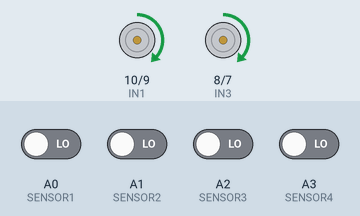
Simulated run of this sketch. Board: Arduino Uno, built with avr-gcc and run on an emulated ATmega328P. Parts: motor-driver pin pairs drawn as motors (green arrow = first pin HIGH = forward, orange = second pin HIGH = backward, longer = more drive, scaled by the enable pin). The test bench sets the inputs (shaded band); at power-on: A0 (SENSOR1), A1 (SENSOR2), A2 (SENSOR3), A3 (SENSOR4) LOW.

Above: at 1.2 s.
1.3 s: A0 (SENSOR1) driven HIGH
At 1.7 s:
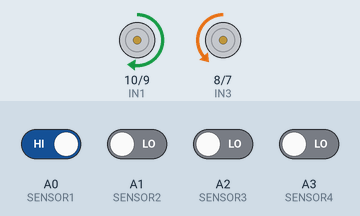
2.8 s: A1 (SENSOR2) driven HIGH
At 4.0 s:
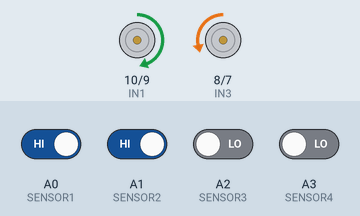
4.3 s: A0 (SENSOR1) driven LOW and A1 (SENSOR2) driven LOW and A2 (SENSOR3) driven HIGH and A3 (SENSOR4) driven HIGH
At 5.1 s:
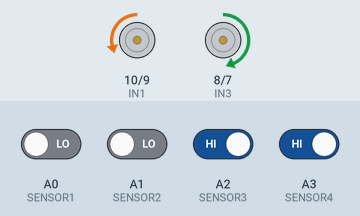
7.3 s: A2 (SENSOR3) driven LOW
At 7.8 s:
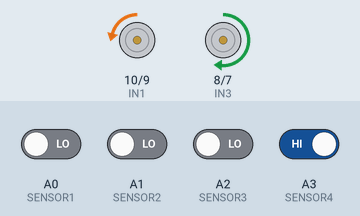
9.4 s: A2 (SENSOR3) driven HIGH
At 10.2 s:
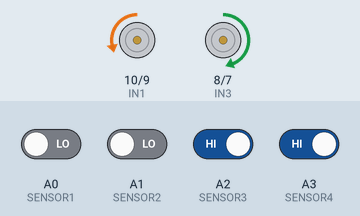
10.9 s: A0 (SENSOR1) driven HIGH and A1 (SENSOR2) driven HIGH
At 11.4 s:
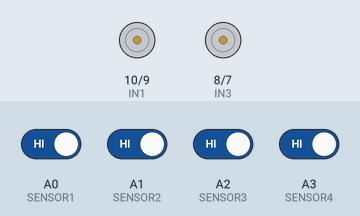
Timing chart, 0 to 13.4 s (numbered marks = the images above; inputs shaded):
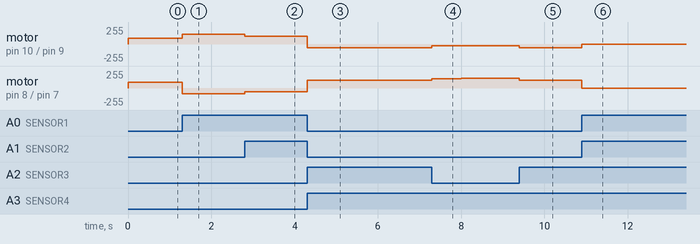

Measured:
- after the input at 1.3 s, motor on pin 10 (IN1) / pin 9 (IN2): forward 85/255 → forward 143/255 at once; motor on pin 8 (IN3) / pin 7 (IN4): forward 85/255 → backward 85/255 at once
- after the input at 2.8 s, motor on pin 10 (IN1) / pin 9 (IN2): forward 143/255 → forward 114/255 at once; motor on pin 8 (IN3) / pin 7 (IN4): backward 85/255 → backward 55/255 at once
- after the input at 4.3 s, motor on pin 10 (IN1) / pin 9 (IN2): forward 114/255 → backward 56/255 at once; motor on pin 8 (IN3) / pin 7 (IN4): backward 55/255 → forward 113/255 at once
- after the input at 7.3 s, motor on pin 10 (IN1) / pin 9 (IN2): backward 56/255 → backward 27/255 at once, → backward 26/255 0.70 s later; motor on pin 8 (IN3) / pin 7 (IN4): forward 113/255 → forward 142/255 at once, → forward 143/255 0.70 s later
- after the input at 9.4 s, motor on pin 10 (IN1) / pin 9 (IN2): backward 26/255 → backward 55/255 at once; motor on pin 8 (IN3) / pin 7 (IN4): forward 143/255 → forward 114/255 at once
- after the input at 10.9 s, motor on pin 10 (IN1) / pin 9 (IN2): backward 55/255 → stopped at once; motor on pin 8 (IN3) / pin 7 (IN4): forward 114/255 → stopped at once

The sketch:

config2-pid.ino
```cpp
/*
0 ÷ 255 for motor speeds
0 - low speed, 255 - high speed

IR sensors:
over black: 1
over white: 0
*/

#include "defines.h"

void setup()
{
  pinMode(ENA, OUTPUT);
  pinMode(ENB, OUTPUT);

  pinMode(IN1, OUTPUT);
  pinMode(IN2, OUTPUT);
  pinMode(IN3, OUTPUT);
  pinMode(IN4, OUTPUT);

  pinMode(SENSOR1, INPUT);
  pinMode(SENSOR2, INPUT);
  pinMode(SENSOR3, INPUT);
  pinMode(SENSOR4, INPUT);
}

void loop()
{
  readSensorInput();

  calculateError();

  if (status != END)
  {
    calculatePID();
    setSpeed();

    if (error > 0 && error <= 2)
    {
      right();
    }
    else if (error == 0)
    {
      forward();
    }
    else if (error >= -2)
    {
      left();
    }
  }
  else
  {
    stop();
    prevError = error;
  }
}

void calculatePID()
{
  pValue = error;
  iValue += error;
  dValue = error - prevError;
  pidValue = (Kp * pValue) + (Ki * iValue) + (Kd * dValue);
  prevError = error;
}
```

defines.h
```cpp
//helpers
#define END 0
int status = 1;

//motor set A connections
#define ENA 6
#define IN1 10
#define IN2 9

//motor set B connections
#define ENB 5
#define IN3 8
#define IN4 7

//sensor module connections - from left to right
#define SENSOR1 A0
#define SENSOR2 A1
#define SENSOR3 A2
#define SENSOR4 A3

int sensors[4] = {0, 0, 0, 0};

//speed
const int INITIAL_MOTOR_SPEED = 85;

//PID
float Kp = 29;
float Ki = 0.000001;
float Kd = 17;

float error = 0;
float prevError = 0;

float pValue = 0;
float iValue = 0;
float dValue = 0;
float pidValue = 0;
```

motorFunctions.ino
```cpp
void setSpeed()
{
  int leftSetSpeed = INITIAL_MOTOR_SPEED - pidValue;
  int rightSetSpeed = INITIAL_MOTOR_SPEED + pidValue;

  leftSetSpeed = constrain(leftSetSpeed, 0, 255);
  rightSetSpeed = constrain(rightSetSpeed, 0, 255);

  analogWrite(ENA, leftSetSpeed);
  analogWrite(ENB, rightSetSpeed);
}

void forward()
{
  digitalWrite(IN1, HIGH);
  digitalWrite(IN2, LOW);
  digitalWrite(IN3, HIGH);
  digitalWrite(IN4, LOW);
}

void right()
{
  digitalWrite(IN1, LOW);
  digitalWrite(IN2, HIGH);
  digitalWrite(IN3, HIGH);
  digitalWrite(IN4, LOW);
}

void left()
{
  digitalWrite(IN1, HIGH);
  digitalWrite(IN2, LOW);
  digitalWrite(IN3, LOW);
  digitalWrite(IN4, HIGH);
}

void stop()
{
  digitalWrite(IN1, LOW);
  digitalWrite(IN2, LOW);
  digitalWrite(IN3, LOW);
  digitalWrite(IN4, LOW);
}
```

sensorFunctions.ino
```cpp
void readSensorInput()
{
  //sensors from left to right
  sensors[0] = digitalRead(SENSOR1);
  sensors[1] = digitalRead(SENSOR2);
  sensors[2] = digitalRead(SENSOR3);
  sensors[3] = digitalRead(SENSOR4);
}

void calculateError()
{
  if (sensors[0] == 0 && sensors[1] == 0 && sensors[2] == 0 && sensors[3] == 1)
  {
    error = 2; // 0 0 0 1
  }
  else if (sensors[0] == 0 && sensors[1] == 0 && sensors[2] == 1 && sensors[3] == 1)
  {
    error = 1; // 0 0 1 1
  }
  else if (sensors[0] == 0 && sensors[1] == 1 && sensors[2] == 1 && sensors[3] == 0)
  {
    error = 0;  // 0 1 1 0
  }
  else if (sensors[0] == 1 && sensors[1] == 1 && sensors[2] == 0 && sensors[3] == 0)
  {
    error = -1; // 1 1 0 0
  }
  else if (sensors[0] == 1 && sensors[1] == 0 && sensors[2] == 0 && sensors[3] == 0)
  {
    error = -2; // 1 0 0 0
  }
  else if (sensors[0] == 1 && sensors[1] == 1 && sensors[2] == 1 && sensors[3] == 1)
  {
    status = END; // 1 1 1 1
  }
}
```
